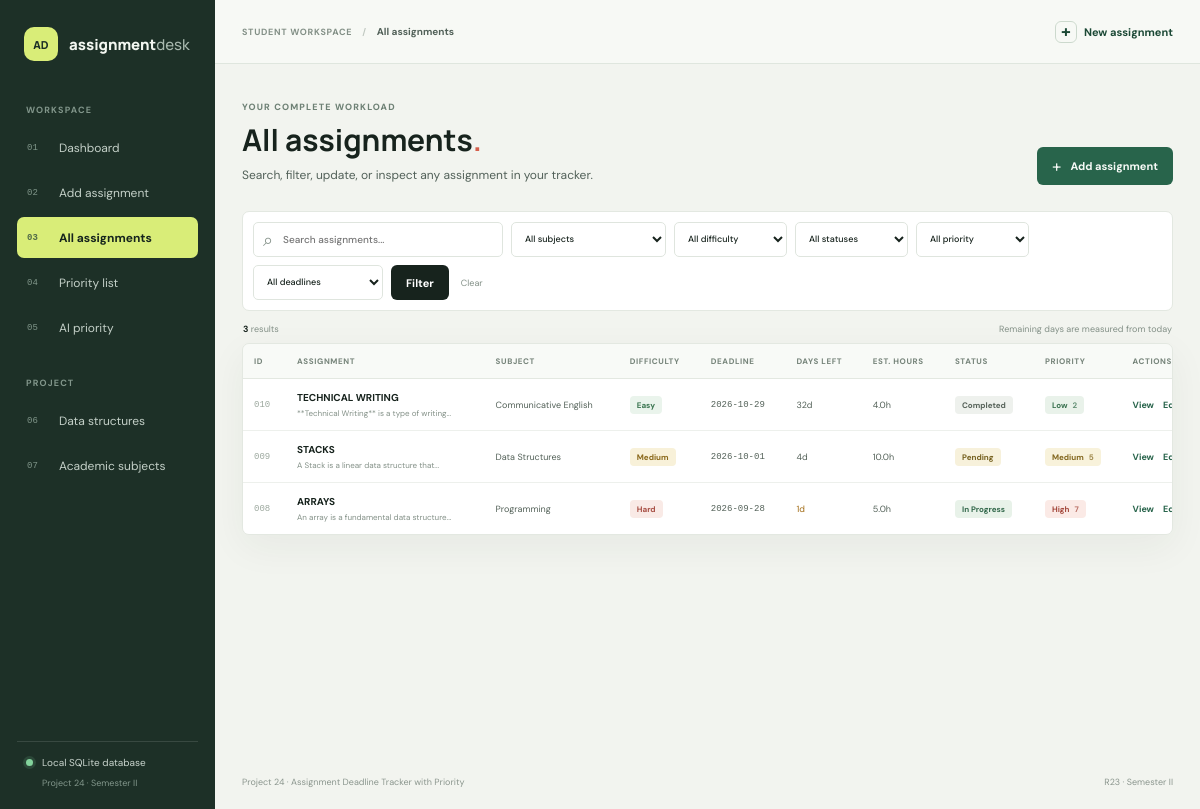
The app's page /assignments with its own data.
### tables this page shows
CREATE TABLE assignments (
                id INTEGER PRIMARY KEY AUTOINCREMENT,
                name TEXT NOT NULL,
                subject TEXT NOT NULL,
                description TEXT NOT NULL DEFAULT '',
                difficulty TEXT NOT NULL CHECK (difficulty IN ('Easy', 'Medium', 'Hard')),
                deadline TEXT NOT NULL,
                estimated_hours REAL NOT NULL CHECK (estimated_hours > 0),
                status TEXT NOT NULL CHECK (status IN ('Pending', 'In Progress', 'Completed')),
                created_at TEXT NOT NULL
            );

### app.py (the view)
@app.get("/assignments")
def assignments():
    all_assignments = annotate_assignments(list_assignments())
    query = request.args.get("q", "").strip().casefold()
    subject = request.args.get("subject", "")
    difficulty = request.args.get("difficulty", "")
    status = request.args.get("status", "")
    priority = request.args.get("priority", "")
    deadline_state = request.args.get("deadline_state", "")
    filtered = [
        item for item in all_assignments
        if (not query or query in item["name"].casefold() or query in item["subject"].casefold()
            or query in item["description"].casefold())
        and (not subject or item["subject"] == subject)
        and (not difficulty or item["difficulty"] == difficulty)
        and (not status or item["status"] == status)
        and (not priority or item["priority_level"] == priority)
        and (not deadline_state or (
            deadline_state == "overdue" and item["remaining_days"] < 0 and item["status"] != "Completed"
        ) or (
            deadline_state == "soon" and 0 <= item["remaining_days"] <= 3 and item["status"] != "Completed"
        ))
    ]
    return render_template(
        "assignments.html",
        assignments=filtered,
        filters={"q": request.args.get("q", ""), "subject": subject, "difficulty": difficulty,
                 "status": status, "priority": priority, "deadline_state": deadline_state},
        difficulties=DIFFICULTIES,
        statuses=STATUSES,
        priority_levels=("High", "Medium", "Low"),
    )

### app.py (called while the page is built)
@app.context_processor
def inject_navigation_data():
    return {"subjects": SUBJECTS}

### database.py (called while the page is built)
def get_connection():
    DATABASE_PATH.parent.mkdir(parents=True, exist_ok=True)
    connection = sqlite3.connect(DATABASE_PATH)
    connection.row_factory = sqlite3.Row
    connection.execute("PRAGMA foreign_keys = ON")
    return connection

def list_assignments():
    with get_connection() as connection:
        rows = connection.execute(
            "SELECT * FROM assignments ORDER BY created_at DESC, id DESC"
        ).fetchall()
    return [dict(row) for row in rows]

### priority.py (called while the page is built)
def remaining_days(deadline, today=None):
    current_date = today or date.today()
    due_date = date.fromisoformat(deadline) if isinstance(deadline, str) else deadline
    return (due_date - current_date).days

def urgency_score(days_left):
    if days_left <= 0:
        return 5
    if days_left <= 2:
        return 4
    if days_left <= 5:
        return 3
    if days_left <= 7:
        return 2
    return 1

def enrich_assignment(assignment, today=None):
    item = dict(assignment)
    days_left = remaining_days(item["deadline"], today)
    difficulty_score = DIFFICULTY_SCORES[item["difficulty"]]
    urgency = urgency_score(days_left)
    score = difficulty_score + urgency
    item.update(
        remaining_days=days_left,
        difficulty_score=difficulty_score,
        urgency_score=urgency,
        priority_score=score,
        priority_level="High" if score >= 6 else "Medium" if score >= 4 else "Low",
        priority_reason=f"{item['difficulty']} difficulty + "
        f"{'overdue or due today' if days_left <= 0 else 'deadline in ' + str(days_left) + ' days'}.",
    )
    return item

def annotate_assignments(assignments, today=None):
    return [enrich_assignment(item, today) for item in assignments]

### templates/assignments.html (shortened to what this page needs)
{% extends 'base.html' %}
{% block title %}All assignments{% endblock %}{% block eyebrow %}All assignments{% endblock %}
{% block content %}
<div class="page-heading heading-row"><div><p class="eyebrow">YOUR COMPLETE WORKLOAD</p><h1>All assignments<span class="heading-period">.</span></h1><p class="page-intro">Search, filter, update, or inspect any assignment in your tracker.</p></div><a class="button button-primary" href="{{ url_for('add_assignment') }}"><span aria-hidden="true">+</span> Add assignment</a></div>
<form class="filter-bar" method="get" action="{{ url_for('assignments') }}">
  <label class="search-field"><span class="sr-only">Search assignments</span><span aria-hidden="true">⌕</span><input type="search" name="q" value="{{ filters.q }}" placeholder="Search assignments..."></label>
  <select name="subject" aria-label="Filter by subject"><option value="">All subjects</option></select>
  <select name="difficulty" aria-label="Filter by difficulty"><option value="">All difficulty</option></select>
  <select name="status" aria-label="Filter by status"><option value="">All statuses</option>{% for option in statuses %}<option {% if filters.status == option %}selected{% endif %}>{{ option }}</option>{% endfor %}</select>
  <select name="priority" aria-label="Filter by priority"><option value="">All priority</option>{% for option in priority_levels %}<option {% if filters.priority == option %}selected{% endif %}>{{ option }}</option>{% endfor %}</select>
  <select name="deadline_state" aria-label="Filter by deadline"><option value="">All deadlines</option></select>
  <button class="button button-dark" type="submit">Filter</button><a class="clear-filters" href="{{ url_for('assignments') }}">Clear</a>
</form>
<div class="table-meta"><span><strong>{{ assignments|length }}</strong> result{{ '' if assignments|length == 1 else 's' }}</span><span>Remaining days are measured from today</span></div>
<div class="table-wrap"><table class="data-table"><thead><tr><th>ID</th><th>Assignment</th><th>Subject</th><th>Difficulty</th><th>Deadline</th><th>Days left</th><th>Est. hours</th><th>Status</th><th>Priority</th><th>Actions</th></tr></thead><tbody>
{% for item in assignments %}<tr>
  <td class="id-cell">{{ '%03d'|format(item.id) }}</td><td><a class="table-title" href="{{ url_for('view_assignment', assignment_id=item.id) }}">{{ item.name }}</a>{% if item.description %}<small class="table-subtitle">{{ item.description|truncate(48) }}</small>{% endif %}</td><td>{{ item.subject }}</td><td><span class="difficulty difficulty-{{ item.difficulty|lower }}">{{ item.difficulty }}</span></td><td class="date-cell">{{ item.deadline }}</td>
  <td class="{% if item.remaining_days < 0 and item.status != 'Completed' %}text-danger{% elif item.remaining_days <= 2 and item.status != 'Completed' %}text-warning{% endif %}">{% if item.remaining_days < 0 %}{{ item.remaining_days|abs }}d overdue{% elif item.remaining_days == 0 %}Today{% else %}{{ item.remaining_days }}d{% endif %}</td><td>{{ item.estimated_hours|round(2) }}h</td><td><span class="status-badge status-{{ item.status|lower|replace(' ', '-') }}">{{ item.status }}</span></td><td><span class="priority-badge priority-{{ item.priority_level|lower }}">{{ item.priority_level }} <small>{{ item.priority_score }}</small></span></td>
  <td><div class="row-actions"><a href="{{ url_for('view_assignment', assignment_id=item.id) }}" title="View assignment" aria-label="View {{ item.name }}">View</a><a href="{{ url_for('edit_assignment', assignment_id=item.id) }}" title="Edit assignment" aria-label="Edit {{ item.name }}">Edit</a></div></td>
</tr>{% endfor %}
</tbody></table></div>
{% endblock %}

### records on screen
assignments: id "010", name "TECHNICAL WRITING", description "**Technical Writing** is a type of writing...", subject "Communicative English", difficulty "Easy", deadline "2026-10-29", remaining_days "32", estimated_hours "4.0", status "Completed", priority_level "Low", priority_score "2"
assignments: id "009", name "STACKS", description "A Stack is a linear data structure that...", subject "Data Structures", difficulty "Medium", deadline "2026-10-01", remaining_days "4", estimated_hours "10.0", status "Pending", priority_level "Medium", priority_score "5"
assignments: id "008", name "ARRAYS", description "An array is a fundamental data structure...", subject "Programming", difficulty "Hard", deadline "2026-09-28", remaining_days "1", estimated_hours "5.0", status "In Progress", priority_level "High", priority_score "7"

### other values on screen
{{ assignments|length }} "3"
{{ '' if assignments|length == 1 else 's' }} "s"
